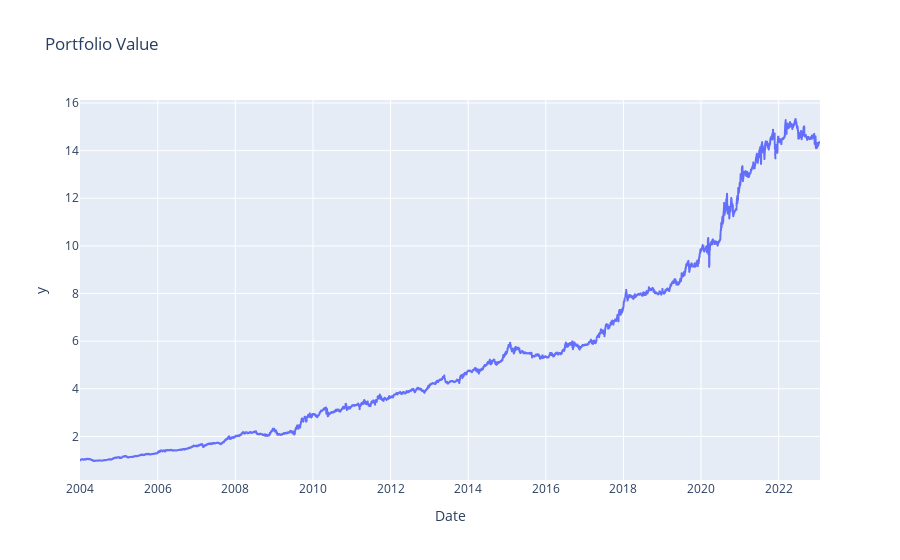
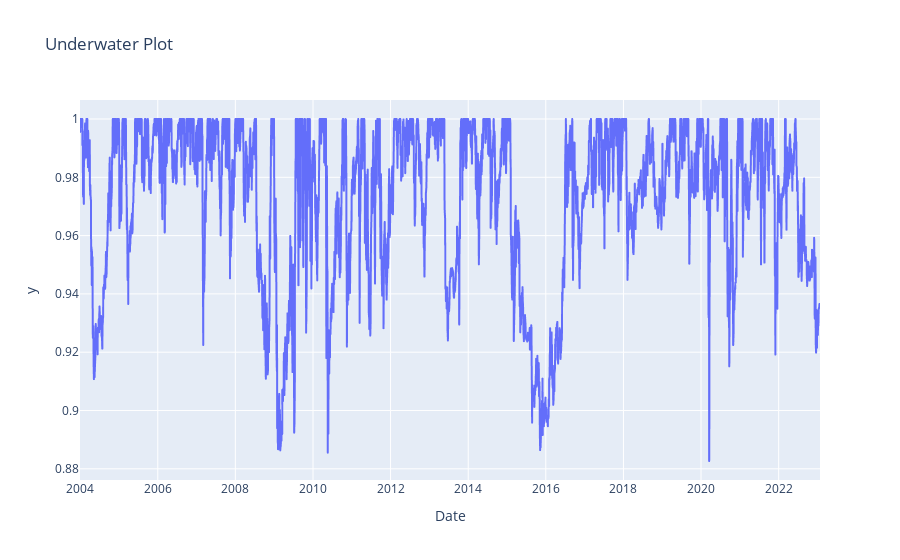

Notebook code for these charts, in order:
### Code cell
meta_parameters = {
    'meta_rebalance_unit' : 'Month',
    'meta_rebalance_freq' : 1,
    'meta_rebalance_shift' : 0,
    'meta_lb_period' : 3,
    'meta_skipped_period' : 0,
    'meta_fixed_substrat_weights' : {'DualMom' : 2, 'BAA_AggDef' : 2, 'BAA_BalDef' : 2, 'TAA' : 2, 'KellerProtMom' : 2, 'NovellTactBond' : 0},
    'meta_rel_mom_substrat_weights' : [1, 2, 3, 4, 5, 6], #[Top Perfromer, Second Perf., Third Perf., Fourth Perf., Fifth Perf., Sixth Perf.]
    'meta_sharpe_substrat_weights' : [1, 2, 3, 4, 5, 6], #[Top Perfromer, Second Perf., Third Perf., Fourth Perf., Fifth Perf., Sixth Perf.]
    'meta_sortino_substrat_weights' : [1, 2, 3, 4, 5, 6], #[Top Perfromer, Second Perf., Third Perf., Fourth Perf., Fifth Perf., Sixth Perf.]
    'meta_rel_mom_abs_threshold' : -1,
    'meta_sharpe_abs_threshold' : -100,
    'meta_sortino_abs_threshold' : -100,
    'meta_start_date' : '2004-01-01',
    'meta_end_date' : datetime.date.today(),
    'used_substrat_weights' : 'fixed_based' # 'fixed_based', 'ew_based', 'rel_mom_based', 'sharpe_based', 'sortino_based' 
}

meta_leverage_parameters = {
    # 'meta_overall_leverage' : 1,
    # 'meta_ETF_perf_leverage_threshold' : [0.2, 0.4, 0.6, 0.8, 1],
    # 'meta_ETF_perf_leverage' : [1, 1, 1, 1, 1],
    # 'meta_monthly_seas_based_leverage' : [1, 1, 1, 1, 1, 1, 1, 1, 1, 1, 1, 1],
    # 'meta_leverage_lookback_years': 5,
    # 'meta_tlt_based_leverage' : [1, 1, 1, 1] #[Bull, Rebound, Correction, Bear]
    # 'meta_overall_leverage' : 1,
    # 'meta_ETF_perf_leverage_threshold' : [0.2, 0.4, 0.6, 0.8, 1],
    # 'meta_ETF_perf_leverage' : [2, 1.5, 1, 0.75, 0.5],
    # 'meta_monthly_seas_based_leverage' : [1.5, 1.5, 1.25, 1.25, 1, 1, 1, 1, 1, 1, 1, 1],
    # 'meta_leverage_lookback_years': 5,
    # 'meta_tlt_based_leverage' : [1.1, 1.1, 1, 0.8] #[Bull, Rebound, Correction, Bear]
    'meta_overall_leverage' : 1,
    'meta_ETF_perf_leverage_threshold' : [0.2, 0.4, 0.6, 0.8, 1],
    'meta_ETF_perf_leverage' : [1.5, 1.25, 1, 0.85, 0.7],
    'meta_monthly_seas_based_leverage' : [1.5, 1.5, 1.25, 1.25, 1, 1, 1, 1, 1, 1, 0.85, 0.85],
    'meta_leverage_lookback_years': 5,
    'meta_tlt_based_leverage' : [1.25, 1.4, 1, 0.75] #[Bull, Rebound, Correction, Bear]
}

taa_parameters = {
    'taa_ticker_list' : ['VNQ', 'EEM', 'DBC', 'SPY', 'QQQ', 'TLT'],
    'taa_perc_ch_lb_list' : [60, 120, 180, 250],
    'taa_vol_lb' : 20,
    'taa_perc_ch_up_thres' : 0.75,
    'taa_perc_ch_low_thres' : 0.25,
    'taa_rebalance_unit' : 'Month',
    'taa_rebalance_freq' : 1,
    'taa_rebalance_shift' : 0
}

bold_parameters = {
    'baa_ticker_list_canary' : ['SPY', 'EEM', 'EFA', 'AGG'],
    'baa_ticker_list_defensive' : ['TIP', 'DBC', 'BIL', 'IEF', 'TLT', 'LQD', 'AGG'],
    # 'baa_ticker_list_aggressive' : ['QQQ'],
    'baa_ticker_list_aggressive' : ['QQQ', 'EEM', 'EFA', 'AGG'],
    'baa_ticker_list_balanced' : ['SPY', 'QQQ', 'IWM', 'VGK', 'EWJ', 'EEM', 'VNQ', 'DBC', 'GLD', 'TLT', 'HYG', 'LQD'],
    'baa_rebalance_unit' : 'Month',
    'baa_rebalance_freq' : 1,
    'baa_rebalance_shift' : 0,
    'baa_skipped_period' : 0,
    'baa_no_played_ETFs' : {'offAgg' : 1, 'offBal' : 6, 'def' : 3},
    'baa_abs_threshold' : -1
}

dual_mom_parameters = {
    'dm_tickers_list' : ['VNQ', 'EEM', 'DBC', 'SPY', 'TLT', 'SHY'],
    'dm_rebalance_unit' : 'Month',
    'dm_rebalance_freq' : 1,
    'dm_rebalance_shift' : 0,
    'dm_lb_period' : 4,
    'dm_skipped_period' : 0,
    'dm_no_played_ETFs' : 3,
    'dm_sub_rank_weights' : {'relMom' : 0.5, 'volatility' : 0.25, 'correlation' : 0.25},
    'dm_abs_threshold' : 0
}

keller_protmom_parameters = {
    'protmom_tickers_list' : ['SPY', 'QQQ', 'IWM', 'VNQ', 'DBC', 'GLD', 'HYG', 'LQD', 'TLT'],
    'protmom_rebalance_unit' : 'Month',
    'protmom_rebalance_freq' : 1,
    'protmom_rebalance_shift' : 0,
    'protmom_correl_lb_months' : 12,
    'protmom_lb_periods' : [1, 3, 6, 12],
    'protmom_lb_weights' : [1, 1, 1, 1],
    'protmom_selected_ETFs' : 3
}

novell_tactbond_parameters = {
    'tactbond_tickers_list' : ['BNDX', 'EMB', 'HYG', 'IEF', 'LQD', 'SHY', 'TIP', 'TLT'],
    'tactbond_rebalance_unit' : 'Month',
    'tactbond_rebalance_freq' : 1,
    'tactbond_rebalance_shift' : 0,
    'tactbond_absolute_threshold' : 0,
    'tactbond_threshold_type' : 1, # 1 - Relative threshold to BIL, 0 - Absolute threshold
    'tactbond_cash_subs' : 1, # 1 - BIL, 0 - Cash
    'tactbond_lb_periods' : [1, 3, 6, 12],
    'tactbond_lb_weights' : [0, 0, 1, 0],
    'tactbond_selected_ETFs' : 3
}

pv_played_fin, strat_played_rets, strat_played_weights, pos_played_fin, cash_played_fin, strat_played_curr_weights, strat_unlev_curr_weights, ETF_curr_levs, monthly_curr_lev, tlt_curr_lev = leveraged_meta(meta_parameters, taa_parameters, bold_parameters, dual_mom_parameters, keller_protmom_parameters, novell_tactbond_parameters, meta_leverage_parameters)
pd.set_option('display.float_format', '{:.2f}%'.format)
print('Unleveraged weights: ')
display(strat_unlev_curr_weights * 100)
print('Leveraged weights: ')
display(strat_played_curr_weights * 100)
print('Used overall leverage: ', '{:.2f}%'.format(meta_leverage_parameters['meta_overall_leverage'] * 100))
print('Used TLT based leverage: ', '{:.2f}%'.format(tlt_curr_lev * 100))
print('Used monthly performance based leverage: ', '{:.2f}%'.format(monthly_curr_lev * 100))
print('Used ETF performance based leverage: ')
display(ETF_curr_levs * 100)
cpa.performance_indicators(pv_played_fin)

### Figure 1 — Plotly figure (JSON) as saved in the notebook; plotly's stock layout.template omitted (floating-point values rounded to 4 significant figures; data arrays with more than 128 entries replaced by an {"elided": "..."} marker saying what was removed)
{"data": [{"hovertemplate": "Date=%{x}<br>y=%{y}<extra></extra>", "legendgroup": "", "line": {"color": "#636efa", "dash": "solid"}, "marker": {"symbol": "circle"}, "mode": "lines", "name": "", "showlegend": false, "type": "scattergl", "x": {"elided": "4800 str values"}, "xaxis": "x", "y": {"elided": "4800 float values"}, "yaxis": "y"}], "layout": {"legend": {"tracegroupgap": 0}, "title": {"text": "Portfolio Value"}, "xaxis": {"anchor": "y", "domain": [0, 1], "title": {"text": "Date"}}, "yaxis": {"anchor": "x", "domain": [0, 1], "title": {"text": "y"}}}}

### Figure 2 — Plotly figure (JSON) as saved in the notebook; plotly's stock layout.template omitted (floating-point values rounded to 4 significant figures; data arrays with more than 128 entries replaced by an {"elided": "..."} marker saying what was removed)
{"data": [{"hovertemplate": "Date=%{x}<br>y=%{y}<extra></extra>", "legendgroup": "", "line": {"color": "#636efa", "dash": "solid"}, "marker": {"symbol": "circle"}, "mode": "lines", "name": "", "showlegend": false, "type": "scattergl", "x": {"elided": "4800 str values"}, "xaxis": "x", "y": {"elided": "4800 float values"}, "yaxis": "y"}], "layout": {"legend": {"tracegroupgap": 0}, "title": {"text": "Underwater Plot"}, "xaxis": {"anchor": "y", "domain": [0, 1], "title": {"text": "Date"}}, "yaxis": {"anchor": "x", "domain": [0, 1], "title": {"text": "y"}}}}
